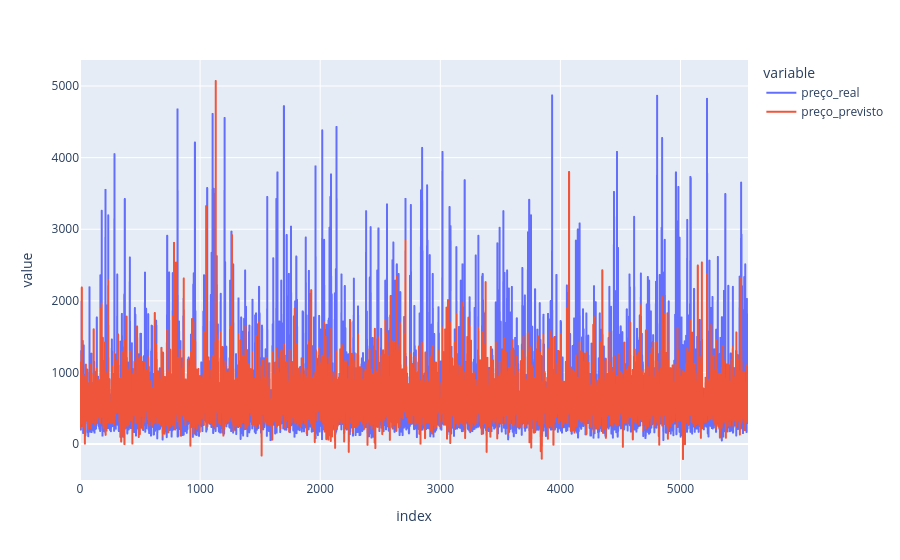

Write notebook code for a chart like this one.
### Code cell
df_lasso = pd.DataFrame({
    'id_imovel': X_test['id'],       # Busca o ID original que ficou de fora do treino
    'preço_real': y_test,             # A nota real (Target)
    'preço_previsto': y_pred_lasso      # A nota que a árvore calculou
})
df_lasso.reset_index(drop=True, inplace=True)
df_lasso['erro'] = (df_lasso['preço_real'] - df_lasso['preço_previsto']).abs() / df_lasso['preço_real'] 


fig = px.line(df_lasso, y=['preço_real', 'preço_previsto'])
fig.show()
print(df_lasso[df_lasso['erro'] >=0.1].head())

### Figure 1 — Plotly figure (JSON) as saved in the notebook; plotly's stock layout.template omitted (floating-point values rounded to 4 significant figures; data arrays with more than 128 entries replaced by an {"elided": "..."} marker saying what was removed)
{"data": [{"hovertemplate": "variable=preço_real<br>index=%{x}<br>value=%{y}<extra></extra>", "legendgroup": "preço_real", "line": {"color": "#636efa", "dash": "solid"}, "marker": {"symbol": "circle"}, "mode": "lines", "name": "preço_real", "showlegend": true, "type": "scattergl", "x": {"elided": "5563 int values"}, "xaxis": "x", "y": {"elided": "5563 float values"}, "yaxis": "y"}, {"hovertemplate": "variable=preço_previsto<br>index=%{x}<br>value=%{y}<extra></extra>", "legendgroup": "preço_previsto", "line": {"color": "#EF553B", "dash": "solid"}, "marker": {"symbol": "circle"}, "mode": "lines", "name": "preço_previsto", "showlegend": true, "type": "scattergl", "x": {"elided": "5563 int values"}, "xaxis": "x", "y": {"elided": "5563 float values"}, "yaxis": "y"}], "layout": {"legend": {"title": {"text": "variable"}, "tracegroupgap": 0}, "margin": {"t": 60}, "xaxis": {"anchor": "y", "domain": [0, 1], "title": {"text": "index"}}, "yaxis": {"anchor": "x", "domain": [0, 1], "title": {"text": "value"}}}}
